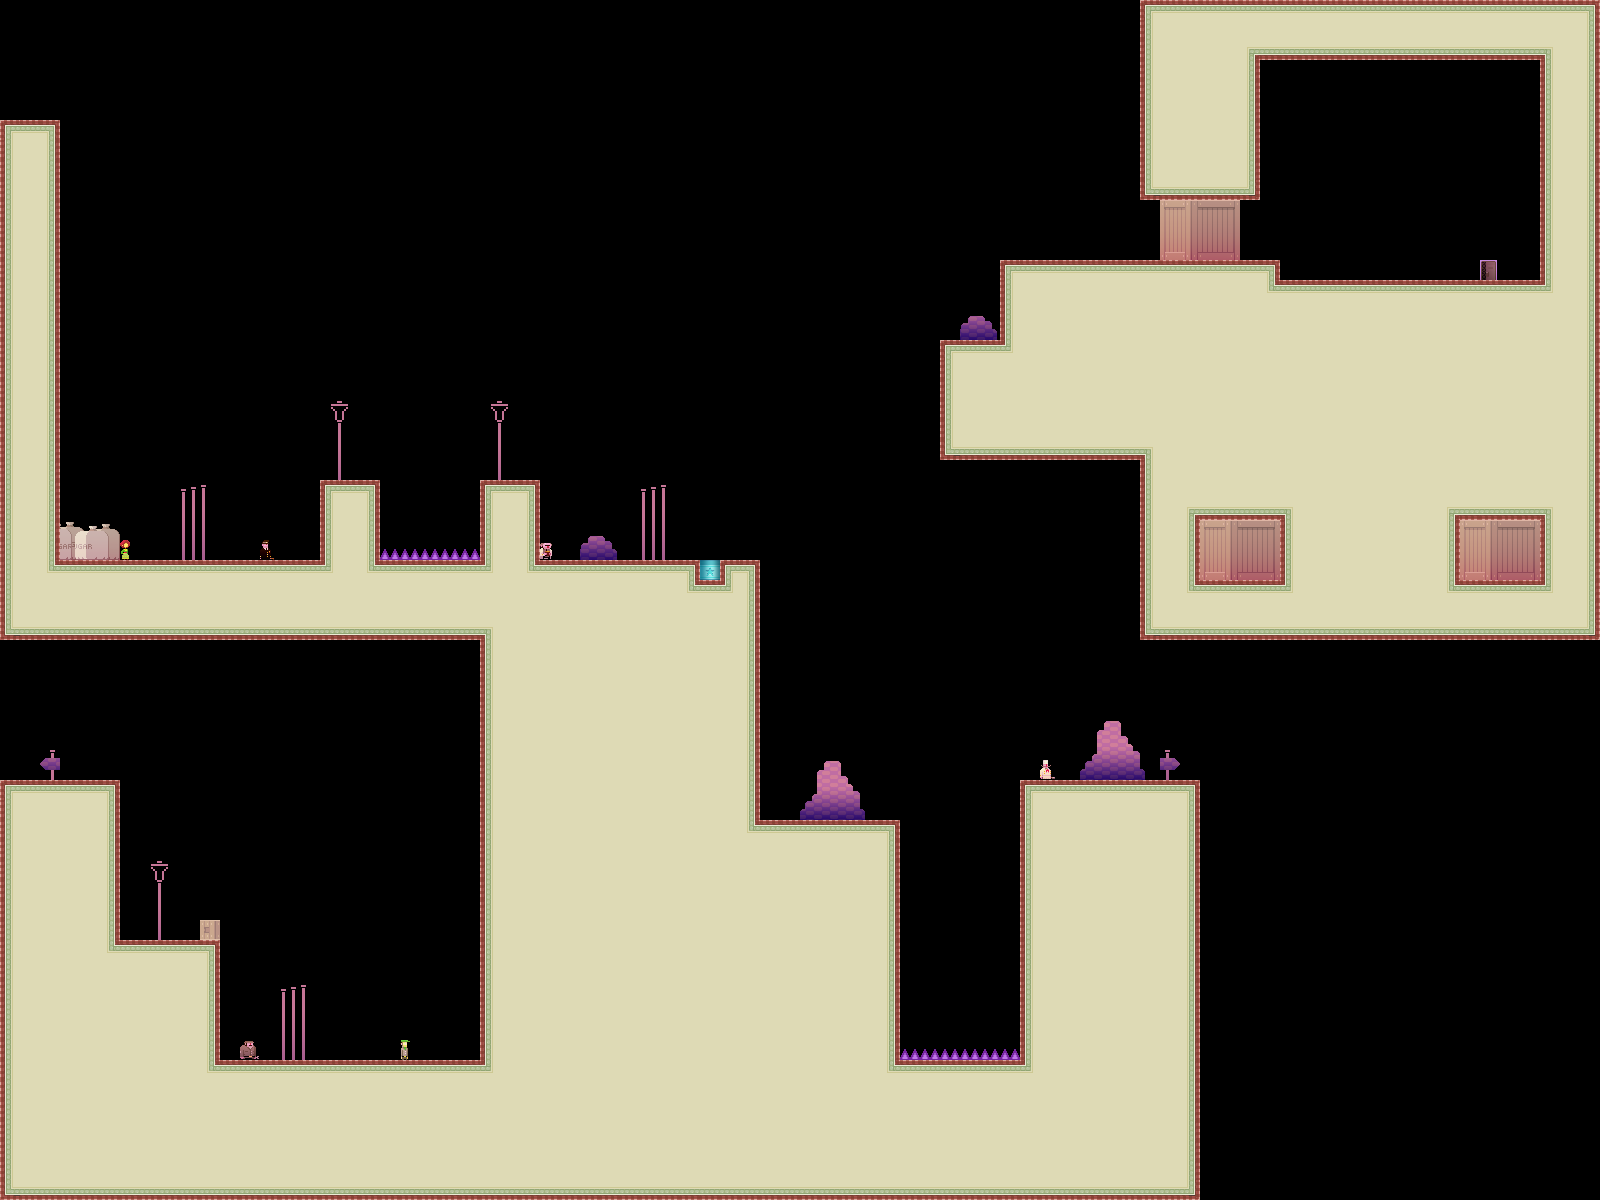

The image is a tile-based game level rendered from a .tmx file. Its description and source (layers, tilesets, objects; grid data summarised) follow:
An orthogonal 80x60 tile map with 20x20 px tiles, 1 tile layer (bg) and 3 objects.

<map version="1.0" orientation="orthogonal" width="80" height="60" tilewidth="20" tileheight="20">
 <tileset firstgid="1" name="tiles_sydney" tilewidth="20" tileheight="20">
  <image source="../../../../../XNAModeContent/Lemonade/tiles_sydney.png" width="400" height="400" />
  <terraintypes>
   <terrain name="regularBlocks" tile="-1" />
  </terraintypes>
  <tile id="8" terrain=",,,0" />
  <tile id="9" terrain=",,0,0" />
  <tile id="10" terrain=",,0,0" />
  <tile id="11" terrain=",,0,0" />
  <tile id="12" terrain=",,0,0" />
  <tile id="13" terrain=",,0,0" />
  <tile id="14" terrain=",,0," />
  <tile id="15" terrain="0,0,0," />
  <tile id="16" terrain="0,0,,0" />
  <tile id="28" terrain=",0,,0" />
  <tile id="34" terrain="0,,0," />
  <tile id="35" terrain="0,,0,0" />
  <tile id="36" terrain=",0,0,0" />
  <tile id="48" terrain=",0,,0" />
  <tile id="54" terrain="0,,0," />
  <tile id="68" terrain=",0,,0" />
  <tile id="74" terrain="0,,0," />
  <tile id="88" terrain=",0,,0" />
  <tile id="94" terrain="0,,0," />
  <tile id="108" terrain=",0,,0" />
  <tile id="114" terrain="0,,0," />
  <tile id="128" terrain=",0,," />
  <tile id="129" terrain="0,0,," />
  <tile id="130" terrain="0,0,," />
  <tile id="131" terrain="0,0,," />
  <tile id="132" terrain="0,0,," />
  <tile id="133" terrain="0,0,," />
  <tile id="134" terrain="0,,," />
  <tile id="194" terrain="0,0,0,0" />
  <tile id="356">
   <properties>
    <property name="LargeCrate" value="" />
   </properties>
  </tile>
  <tile id="380">
   <properties>
    <property name="Andre" value="" />
   </properties>
  </tile>
  <tile id="381">
   <properties>
    <property name="Liselot" value="" />
   </properties>
  </tile>
  <tile id="382">
   <properties>
    <property name="Amsterdaam" value="" />
   </properties>
  </tile>
  <tile id="383">
   <properties>
    <property name="Worker" value="" />
   </properties>
  </tile>
  <tile id="384">
   <properties>
    <property name="Inspector" value="" />
   </properties>
  </tile>
  <tile id="385">
   <properties>
    <property name="Chef" value="" />
   </properties>
  </tile>
  <tile id="386">
   <properties>
    <property name="Exit" value="" />
   </properties>
  </tile>
  <tile id="387">
   <properties>
    <property name="Trampoline" value="" />
   </properties>
  </tile>
  <tile id="388">
   <properties>
    <property name="SmallCrate" value="" />
   </properties>
  </tile>
  <tile id="389">
   <properties>
    <property name="SugarBag" value="" />
   </properties>
  </tile>
 </tileset>
 <layer name="bg" width="80" height="60">
  <data>[4800 cells, 2064 non-empty, 99 distinct tile ids]</data>
 </layer>
 <objectgroup name="boxes" width="80" height="60">
  <object x="140" y="780">
   <polyline points="0,0 0,80" />
  </object>
  <object x="840" y="700">
   <polyline points="0,0 240,0" />
  </object>
  <object x="840" y="420">
   <polyline points="0,0 0,220" />
  </object>
 </objectgroup>
</map>
